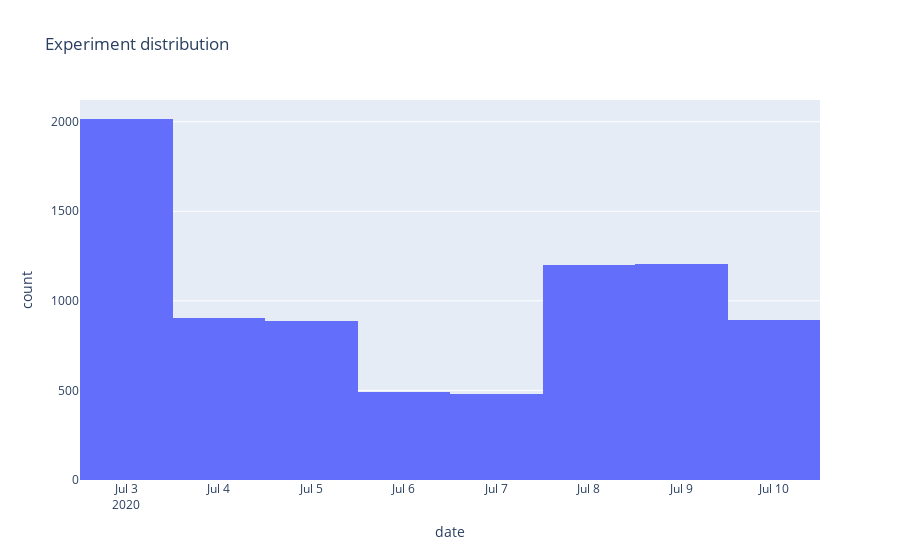

The notebook cell this image was saved under:
### Markdown cell above
* The graph shows that the number rof control and expeosed is almost the same. around 4000 for each case

### Code cell
fig = px.histogram(data, x="date", title="date distribution")
fig.show()

### Figure 1 — Plotly figure (JSON) as saved in the notebook; plotly's stock layout.template omitted (floating-point values rounded to 4 significant figures; data arrays with more than 128 entries replaced by an {"elided": "..."} marker saying what was removed)
{"data": [{"alignmentgroup": "True", "bingroup": "x", "hovertemplate": "date=%{x}<br>count=%{y}<extra></extra>", "legendgroup": "", "marker": {"color": "#636efa", "pattern": {"shape": ""}}, "name": "", "offsetgroup": "", "orientation": "v", "showlegend": false, "type": "histogram", "x": {"elided": "8077 str values"}, "xaxis": "x", "yaxis": "y"}], "layout": {"barmode": "relative", "legend": {"tracegroupgap": 0}, "title": {"text": "Experiment distribution"}, "xaxis": {"anchor": "y", "domain": [0, 1], "title": {"text": "date"}}, "yaxis": {"anchor": "x", "domain": [0, 1], "title": {"text": "count"}}}}
